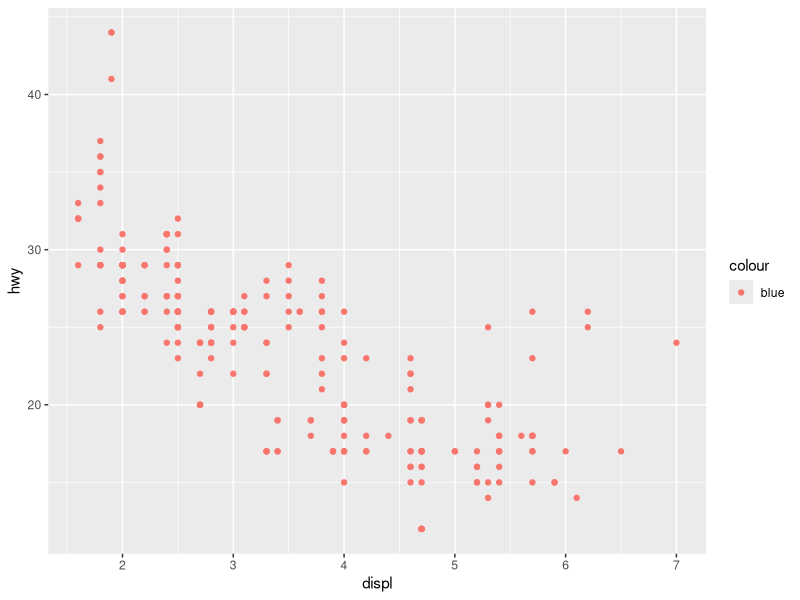
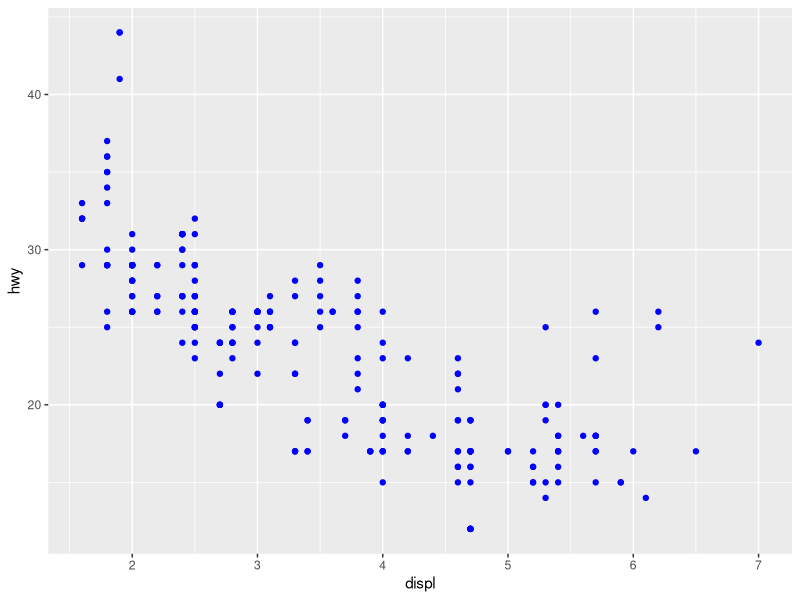
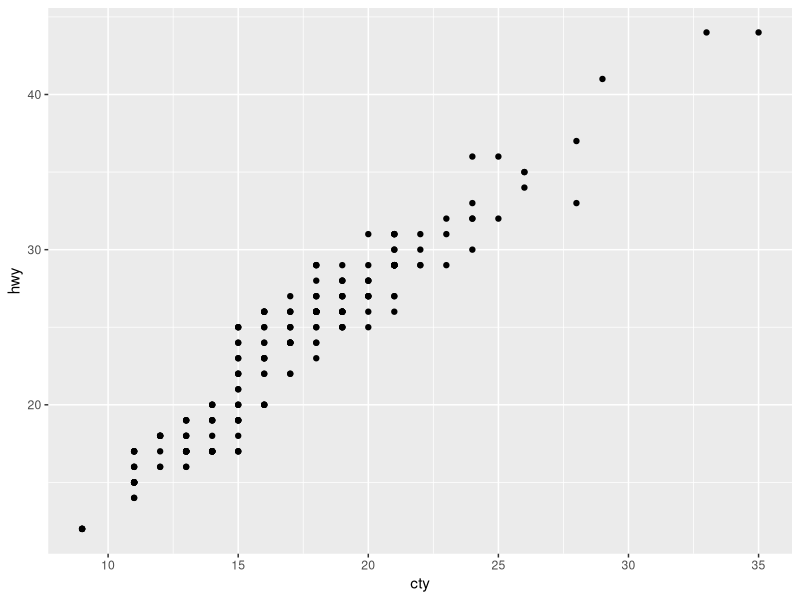
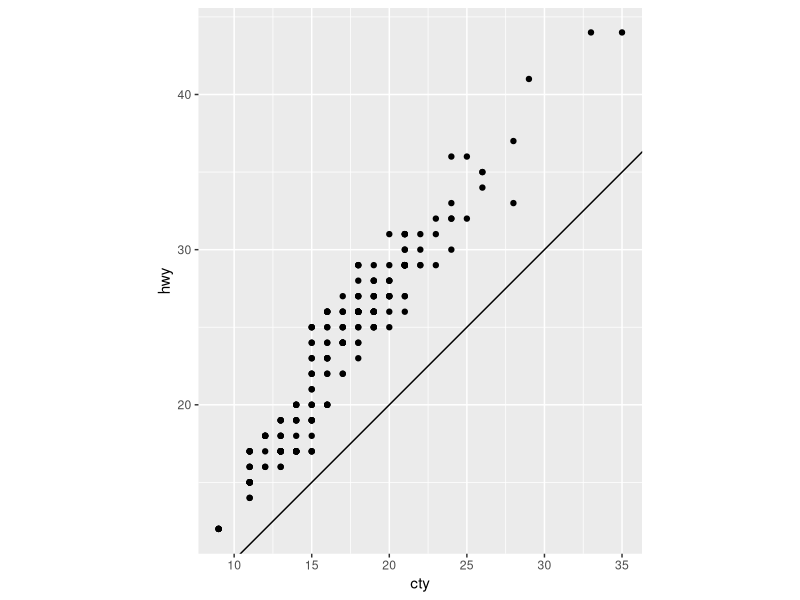

The R script that drew these images, in order:
## ---- chunk 1
    library(ggplot2)
    ggplot(data = mpg) + 
      geom_point(mapping = aes(x = displ, y = hwy, color = "blue"))
## ---- chunk 2
    library(ggplot2)
    ggplot(data = mpg) + 
      geom_point(mapping = aes(x = displ, y = hwy), color = "blue")
## ---- chunk 3
    12345
## ---- chunk 4

## ---- chunk 5

## ---- chunk 6

## ---- chunk 7

## ---- chunk 8

## ---- chunk 9

## ---- chunk 10

## ---- chunk 11

## ---- chunk 12

## ---- chunk 13

## ---- chunk 14

## ---- chunk 15

## ---- chunk 16

## ---- chunk 17

## ---- chunk 18

## ---- chunk 19

## ---- chunk 20

## ---- chunk 21

## ---- chunk 22
    ggplot(data = mpg, mapping = aes(x = cty, y = hwy)) + 
      geom_point()
## ---- chunk 23

## ---- chunk 24

## ---- chunk 25

## ---- chunk 26

## ---- chunk 27

## ---- chunk 28
    ggplot(data = mpg, mapping = aes(x = cty, y = hwy)) +
      geom_point() + 
      geom_abline() +
      coord_fixed()
## ---- chunk 29

